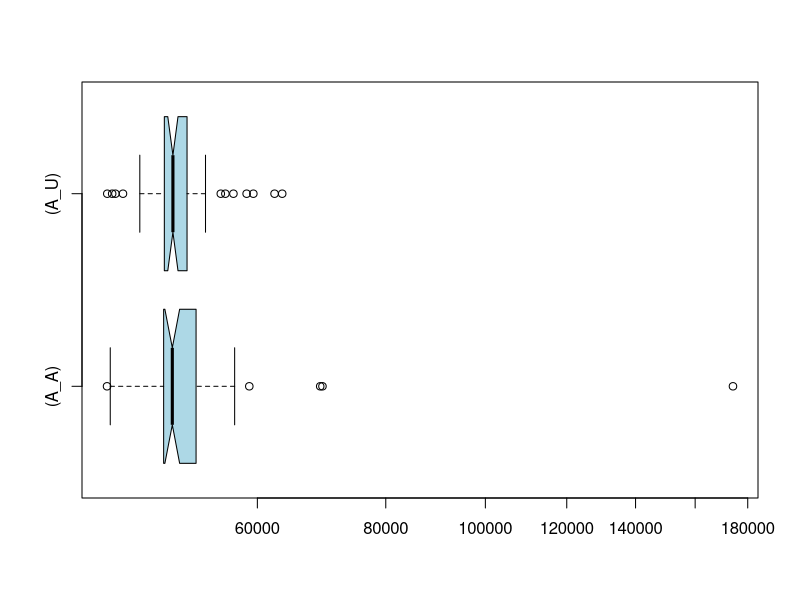

Here is the R script that generated this plot:
if (exists("A_A")) remove("A_A")
if (exists("A_U")) remove("A_U")
if (exists("C_A")) remove("C_A")
if (exists("C_U")) remove("C_U")
A_U<-c(62356,58576,56867,53316,55280,59462,51002,50112,48182,48375,47816,50548,52092,49599,51255,48698,50971,48786,48764,48507,49760,50320,51076,50466,63435,52059,49135,49152,49285,50433,49053,50110,48712,49475,49563,48862,48755,49331,51568,48088,48627,49768,49717,44402,42867,55850,53419,46108,43339,43654)
A_A<-c(174144,53729,54128,57023,51755,55656,69420,48285,48812,48304,51246,48752,51713,48594,50640,49195,49125,48424,51078,48793,49631,48522,51370,48858,52778,56692,58926,51794,54360,48933,52284,49148,48636,49551,49020,49721,52302,48823,48518,48050,55674,49012,49823,48581,43154,43272,69073,51591,42844,44162)
if (exists("A_U")) boxplot.stats(A_U)
if (exists("A_A")) boxplot.stats(A_A)
if (exists("C_U")) boxplot.stats(C_U)
if (exists("C_A")) boxplot.stats(C_A)
if (exists("A_U")) summary(A_U)
if (exists("A_A")) summary(A_A)
if (exists("C_U")) summary(C_U)
if (exists("C_A")) summary(C_A)
if (exists("A_U")) boxplot(A_A,A_U,col="lightblue",horizontal=TRUE,log="x",match=TRUE,names=c("(A_A)","(A_U)"),notch=TRUE)
if (exists("C_U")) boxplot(C_A,C_U,col="lightblue",horizontal=TRUE,log="x",match=TRUE,names=c("(C_A)","(C_U)"),notch=TRUE)
